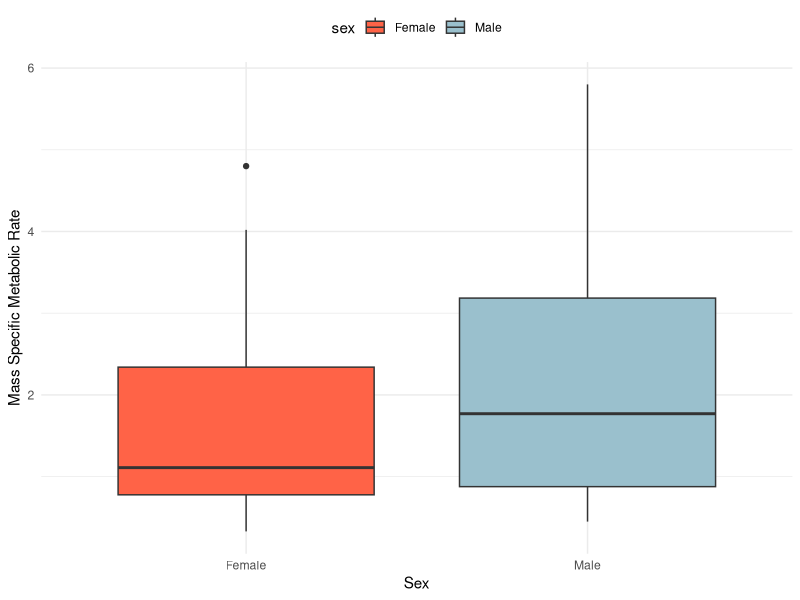
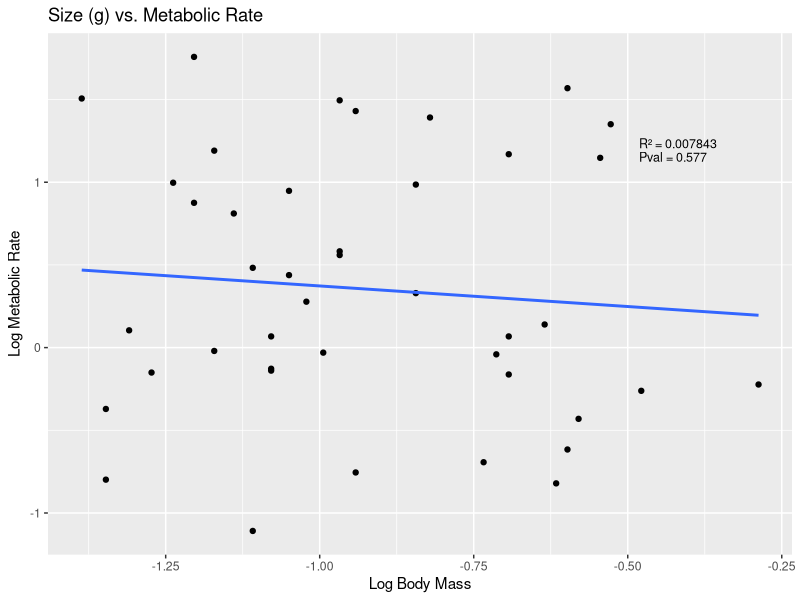
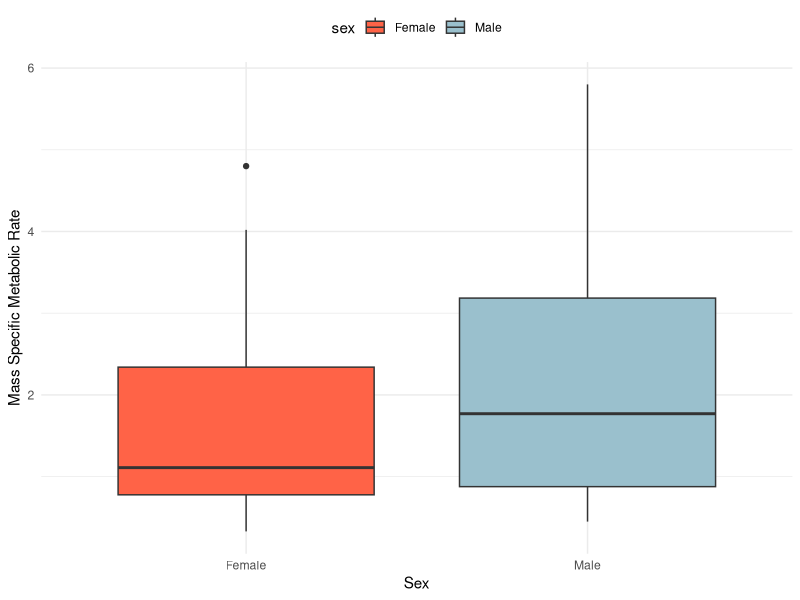
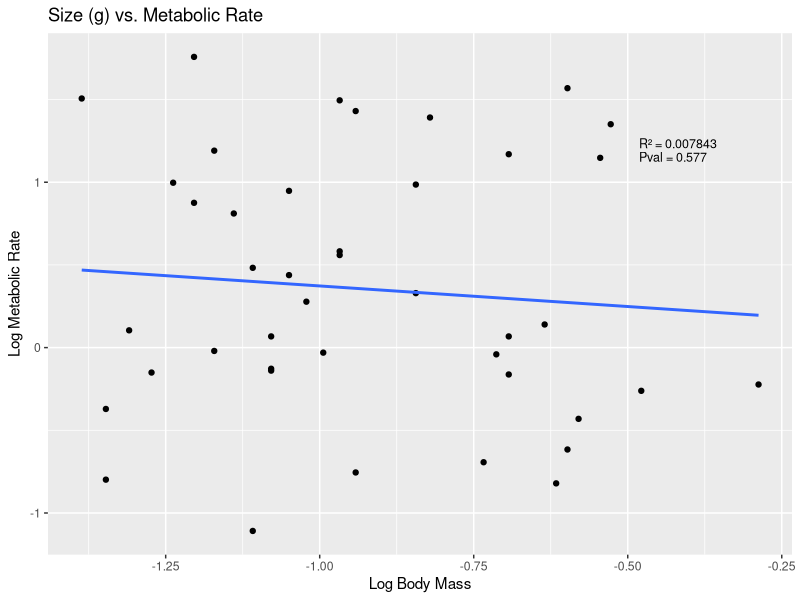

These figures' R source, in order: (Note: this script raises an error after producing the figures.)
##Lab 2: Insect Metabolism
##Sage Sularz


#Library checkout
library(ggplot2)
library(dplyr)
library(tidyr)
library(cowplot)

# set wd
setwd("/Users/sagesularz/Desktop/School /Comp. Physiology/LabWork/comp_physiology/Lab 2  Metabolic Rate")
#call data
metabolism.data <- read.csv(file = "2024_insect_metabolism.csv") 
head(metabolism.data) 

############################################################################
##
# 1. Sex and Metabolic Rate
##
############################################################################

## Outputs: T-test and boxplot

ggplot(metabolism.data, aes(x=sex, y=mass_specific_MR, fill=sex)) +
  geom_boxplot() +
  labs(x="Sex", y="Mass Specific Metabolic Rate") +
  scale_fill_manual(values=c("Male"="lightblue3", "Female"="tomato")) +
  theme_minimal() +
  theme(legend.position = "top") 

ggsave("BoxPlot_MetabolicRate_bySex.pdf", 
       path="/Users/sagesularz/Desktop/School /Comp. Physiology/LabWork/comp_physiology/Lab 2  Metabolic Rate")


sex_Ttest <- t.test(metabolism.data$mass_specific_MR~ metabolism.data$sex, alternative = "two.sided", var.equal = FALSE)
print(sex_Ttest)

# Save output to a text file
sink("sex_Ttest.txt")  # Start writing output to the file
print(sex_Ttest)        # Print the t-test result to the file
sink()                      # Stop writing to the file

############################################################################
##
# 2. Size and Metabolic Rate
##
############################################################################

## Outputs: log-transformed linear regression and scatter plot with a regression line

#Create Log values
metabolism.data$LogSize <- log(metabolism.data$mass_g)
metabolism.data$LogRate <- log(metabolism.data$mass_specific_MR)

head(metabolism.data)

Size_lm <- lm(metabolism.data$LogSize ~ metabolism.data$LogRate)
summary(Size_lm)


sink("Size_lm.txt")  
print(Size_lm)       
sink()                     

a1 <-ggplot(metabolism.data, aes(x = LogSize, y = LogRate)) +
  geom_point() +
  geom_smooth(method = "lm", se = FALSE) +
  labs(title = "Size (g) vs. Metabolic Rate",
       x = "Log Body Mass",
       y = "Log Metabolic Rate") 

ggdraw(a1) +
  draw_label("             R² = 0.007843
             Pval = 0.577", x = 0.75, y = 0.75, hjust = 0, size = 9)

ggsave("LinRegression_MetabolicRate_bySize.pdf", 
       path="/Users/sagesularz/Desktop/School /Comp. Physiology/LabWork/comp_physiology/Lab 2  Metabolic Rate")


############################################################################
##
# 3. Sex, Size, and Metabolic Rate
##
############################################################################

## Outputs: scatter plot with separate regression lines for each sex
##          linear regression with an interaction term between sex and log-transformed size


# Split the data by Sex and fit separate linear models
model_male <- lm(LogRate ~ LogSize, data = subset(metabolism.data, sex == "Male"))
model_female <- lm(LogRate ~ LogSize, data = subset(metabolism.data, sex == "Female"))

sink("Size_lm.txt")  
print("LM log rate ~ log size == MALE")
print(model_male)  
print(r_squared_male)
print(p_value_male)
print("LM log rate ~ log size == FEMALE")
print(model_female)
print(r_squared_female)
print(p_value_female)
sink() 

# Extract R^2 and p-value for each model
r_squared_male <- summary(model_male)$r.squared
p_value_male <- summary(model_male)$coefficients[2, 4]

r_squared_female <- summary(model_female)$r.squared
p_value_female <- summary(model_female)$coefficients[2, 4]

# Create custom labels with R^2 and p-values
male_label <- sprintf("Male (R² = %.3f, p = %.3f)", r_squared_male, p_value_male)
female_label <- sprintf("Female (R² = %.3f, p = %.3f)", r_squared_female, p_value_female)

# Plot with custom legend labels
a2 <- ggplot(metabolism.data, aes(x = LogSize, y = LogRate, color = sex)) +
  geom_point() +
  geom_smooth(method = "lm", se = FALSE) +
  labs(title = "Size vs. Metabolic Rate by Sex",
       x = "Log Body Mass",
       y = "Log Metabolic Rate",
       color = "Statistics by Sex") +
  scale_color_manual(values = c("Male" = "blue4", "Female" = "tomato"),
                     labels = c("Male" = male_label, "Female" = female_label))

# Display the plot
a2

ggsave("LinRegression_MetabolicRate_bySizeandSex.pdf", 
       path="/Users/sagesularz/Desktop/School /Comp. Physiology/LabWork/comp_physiology/Lab 2  Metabolic Rate")

############################################################################
##
# 4. Temperature and Metabolic Rate
##
############################################################################

## Outputs: t-test to compare metabolic rates between two temperature treatments
##          Q10 value for metabolic rate between temperatures
##          boxplot of metabolic rate by temperature

# Split the data by temp 
model_ice <- metabolism.data %>%
  filter(temp == "Ice") %>%
  pull(mass_specific_MR)
head(model_ice)
model_rt <- metabolism.data %>%
  filter(temp == "RT") %>%
  pull(mass_specific_MR)

temp_Ttest <- t.test(model_ice, model_rt, alternative = "two.sided", var.equal = FALSE)
print(temp_Ttest)


# View the combined data
head(combined_data)

ggplot(metabolism.data, aes(x=temp, y=mass_specific_MR, fill=temp)) +
  geom_boxplot() +
  labs(x="Temp", y="Mass Specific Metabolic Rate") +
  scale_fill_manual(values=c("Ice"="lightblue3", "RT"="tomato")) +
  theme_minimal() +
  theme(legend.position = "top") 

ggsave("Boxplot_MetabolicRate_byTemp.pdf", 
       path="/Users/sagesularz/Desktop/School /Comp. Physiology/LabWork/comp_physiology/Lab 2  Metabolic Rate")


RTavg <- mean(model_rt)
print(RTavg)
ICEavg <- mean(model_ice)

#Q10 = (R 2 /R 1 )^(10/(T2 - T1 )
Q10 <- (RTavg / ICEavg)^(10/(32-21))
print(Q10)

sink("temp_Ttest_Q10.txt")  
print(temp_Ttest)   
print("Q10")
print(Q10)
sink() 

############################################################################
##
# 5. Sex and Temperature and Metabolic Rate
##
############################################################################

## Outputs: Perform a two-way ANOVA 
#.          boxplot or interaction plot to show the combined effects of sex and temperature.

head(metabolism.data) 

x2anova <- aov(mass_specific_MR ~ temp * sex, data = metabolism.data)
summary(x2anova)

sink("x2anova.txt")  
print(x2anova)   
sink() 


ggplot(metabolism.data, aes(x=temp, y=mass_specific_MR, fill=sex)) +
  geom_boxplot() +
  labs(title="Metabolic Rate Across Sex and Temperatures",
       x="Temperature",
       y="Activity (I.U./gfw)") +
  scale_fill_manual(values=c("Male"="lightblue3", "Female"="tomato")) +
  theme_minimal()

ggsave("Boxplot_MetabolicRate_bySexandTemp.pdf", 
       path="/Users/sagesularz/Desktop/School /Comp. Physiology/LabWork/comp_physiology/Lab 2  Metabolic Rate")



############################################################################
##
# 6. Size and Temperature and Metabolic Rate
##
############################################################################

## Outputs: linear regression between log-transformed size and temperature.
#.          scatter plot with regression lines for each temperature.


# Split the data by temp and fit separate linear models
model_RT <- lm(LogRate ~ LogSize, data = subset(metabolism.data, temp == "RT"))
model_ICE <- lm(LogRate ~ LogSize, data = subset(metabolism.data, temp == "Ice"))

# Extract R^2 and p-value for each model
r_squared_RT <- summary(model_RT)$r.squared
p_value_RT <- summary(model_RT)$coefficients[2, 4]

r_squared_ICE <- summary(model_ICE)$r.squared
p_value_ICE <- summary(model_ICE)$coefficients[2, 4]

sink("Temp_lm.txt")  
print("LM log rate ~ log temp == RT")
print(model_RT)  
print(r_squared_RT)
print(p_value_RT)
print("LM log rate ~ log temp == Ice")
print(model_ICE)
print(r_squared_ICE)
print(p_value_ICE)
sink() 

# Create custom labels with R^2 and p-values
RT_label <- sprintf("RoomTemp (R² = %.3f, p = %.3f)", r_squared_RT, p_value_RT)
ICE_label <- sprintf("IceTemp (R² = %.3f, p = %.3f)", r_squared_ICE, p_value_ICE)

# Plot with custom legend labels
a2 <- ggplot(metabolism.data, aes(x = LogSize, y = LogRate, color = temp)) +
  geom_point() +
  geom_smooth(method = "lm", se = FALSE) +
  labs(title = "Size vs. Metabolic Rate by Tempurature",
       x = "Log Body Mass",
       y = "Log Metabolic Rate",
       color = "Statistics by Tempurature") +
  scale_color_manual(values = c("Ice" = "blue4", "RT" = "tomato"),
                     labels = c("Ice" = ICE_label, "RT" = RT_label))

# Display the plot
a2

ggsave("LinRegression_MetabolicRate_bySizeandTemp.pdf", 
       path="/Users/sagesularz/Desktop/School /Comp. Physiology/LabWork/comp_physiology/Lab 2  Metabolic Rate")























   
